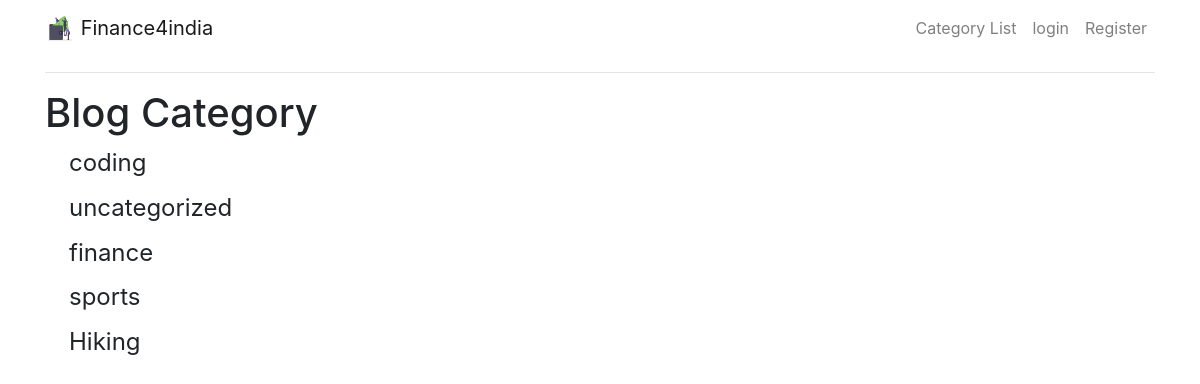
The page /category-list/ on the database as committed earlier.
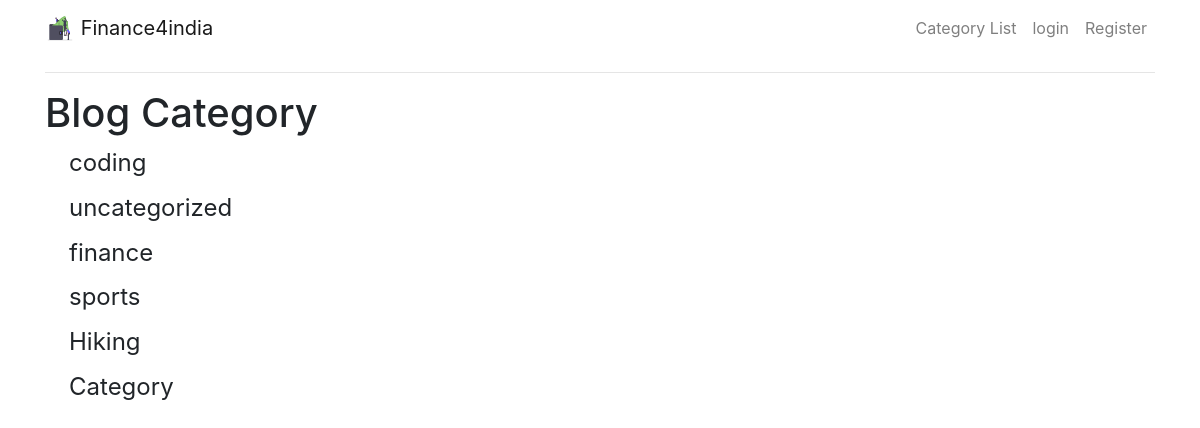
The same page on the database as committed later.
### blog/models.py (models this page shows, shortened)
class BlogCategory(models.Model):
    name = models.CharField(max_length=100)
    def __str__(self):
        return self.name +' '

### blog/views.py (the view)
# urls.py: path('category-list/',views.CategoryListView,name='category_list'),
def CategoryListView(request):
    cat_menu_list = BlogCategory.objects.all()
    return render(request,'blog/category_list.html',{'cat_menu_list':cat_menu_list})

### blog/templates/blog/category_list.html (shortened to what this page needs)
{% extends 'blog/base.html' %}  {% block content %}
<h1>Blog Category</h1>
{% for item in cat_menu_list %}
<h4>
  <a class="dropdown-item" href='{% url "category" item|slugify %}'>{{item}}</a>
</h4>
{% endfor %} {% endblock %}

### blog/templates/blog/base.html (shortened to what this page needs)
{% load static %}
<!DOCTYPE html>
<html lang="en">
  <head>
    <link
      rel="stylesheet"
      href="https://stackpath.bootstrapcdn.com/bootstrap/4.4.1/css/bootstrap.min.css"
    />
  </head>
  <body>
    <nav id="topNav" class="navbar navbar-expand-md navbar-light">
      <div class="container">
        <a class="navbar-brand" href="{% url 'home' %}">
          <img
            src="{% static 'blog/Logo.png' %}"
            width="30"
            height="30"
            class="d-inline-block align-top"
            alt="Logo"
          />
          <span>Finance4india</span>
        </a>
        <div class="collapse navbar-collapse text-center" id="navbarNav">
          <ul class="navbar-nav ml-auto">
            {% if cat_menu %}
            <li class="nav-item dropdown">
              <a
                class="nav-link dropdown-toggle"
                href="#"
                id="navbardrop"
                data-toggle="dropdown"
              >
                Category
              </a>
              <div class="dropdown-menu">
                {% for item in cat_menu %}
                <a
                  class="dropdown-item"
                  href='{% url "category" item|slugify %}'
                  >{{item}}</a
                >
                {% endfor %}
              </div>
            </li>
            {% else %}
            <li>
              <a class="nav-link" href="{% url 'category_list' %}"
                >Category List</a
              >
            </li>
            {% endif %} {% if user.is_authenticated %}
            <li>
              <a class="nav-link" href="{% url 'addPost' %}">Add Post</a>
            </li>
            <li>
              <a class="nav-link" href="{% url 'addCategory' %}"
                >Add Category</a
              >
            </li>
            <li class="nav-item">
              <a class="nav-link" href="{% url 'logout' %}">logout</a>
            </li>
            {% else %}
            <li class="nav-item">
              <a class="nav-link" href="{% url 'login' %}">login</a>
            </li>
            <li class="nav-item">
              <a class="nav-link" href="{% url 'register' %}">Register</a>
            </li>
            {% endif%}
          </ul>
        </div>
      </div>
    </nav>
    <div class="container">
      <hr />
      {% block content %} {% endblock %}
    </div>
  </body>
</html>

Rows that differ between the two databases and show on the page:
added BlogCategory: name "Category"
